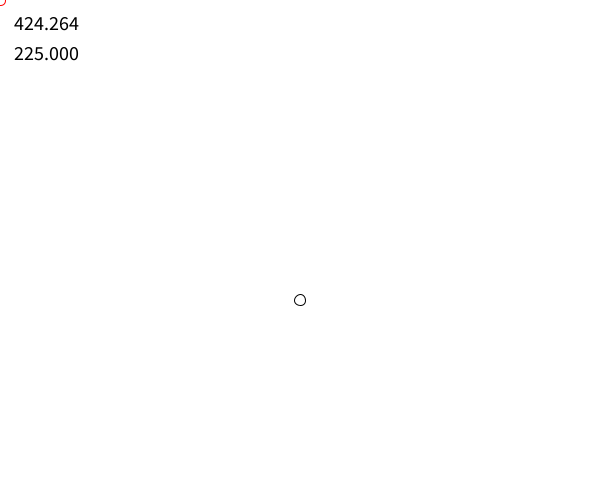
Frame 1 (no input)
Frame 60 (the mouse pressed at the canvas centre just before this capture): identical to frame 1, image omitted
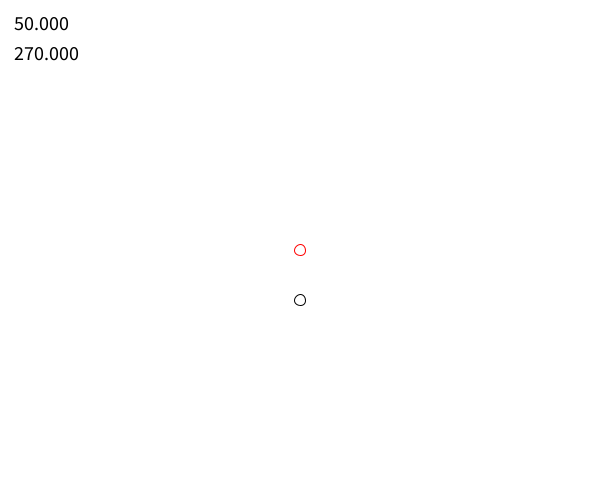
Frame 120 (the mouse held since frame 60 and released just before this capture)

The Processing sketch that drew these frames (run headless with seeded random() and noise(); from frame 60 on, the mouse is pressed at the canvas centre):

// Processing sketch: pointPos
// ── pointPos.pde
float cx, cy, px, py;


void setup(){
  size(600, 500);
  textSize(20);
  cx = 300;
  cy = 300;
}

void draw(){
  background(255);
  float betD, betA, th;
  px = mouseX;
  py = mouseY;
  
  noFill();
  stroke(0);
  ellipse(cx, cy, 11, 11);
  stroke(255, 0, 0);
  ellipse(px, py, 11, 11);
  
  // 中心位置と任意の座標から距離と角度(右を0度で時計回り)を計算
  betD = dist(cx, cy, px, py);
  th = -atan2(cx - px, cy - py) + PI * 1.5;
  if(th > 2 * PI) th -= 2 * PI;
  betA = degrees(th);
  
  fill(0);
  text(betD, 10, 30);
  text(betA, 10, 60);
}
